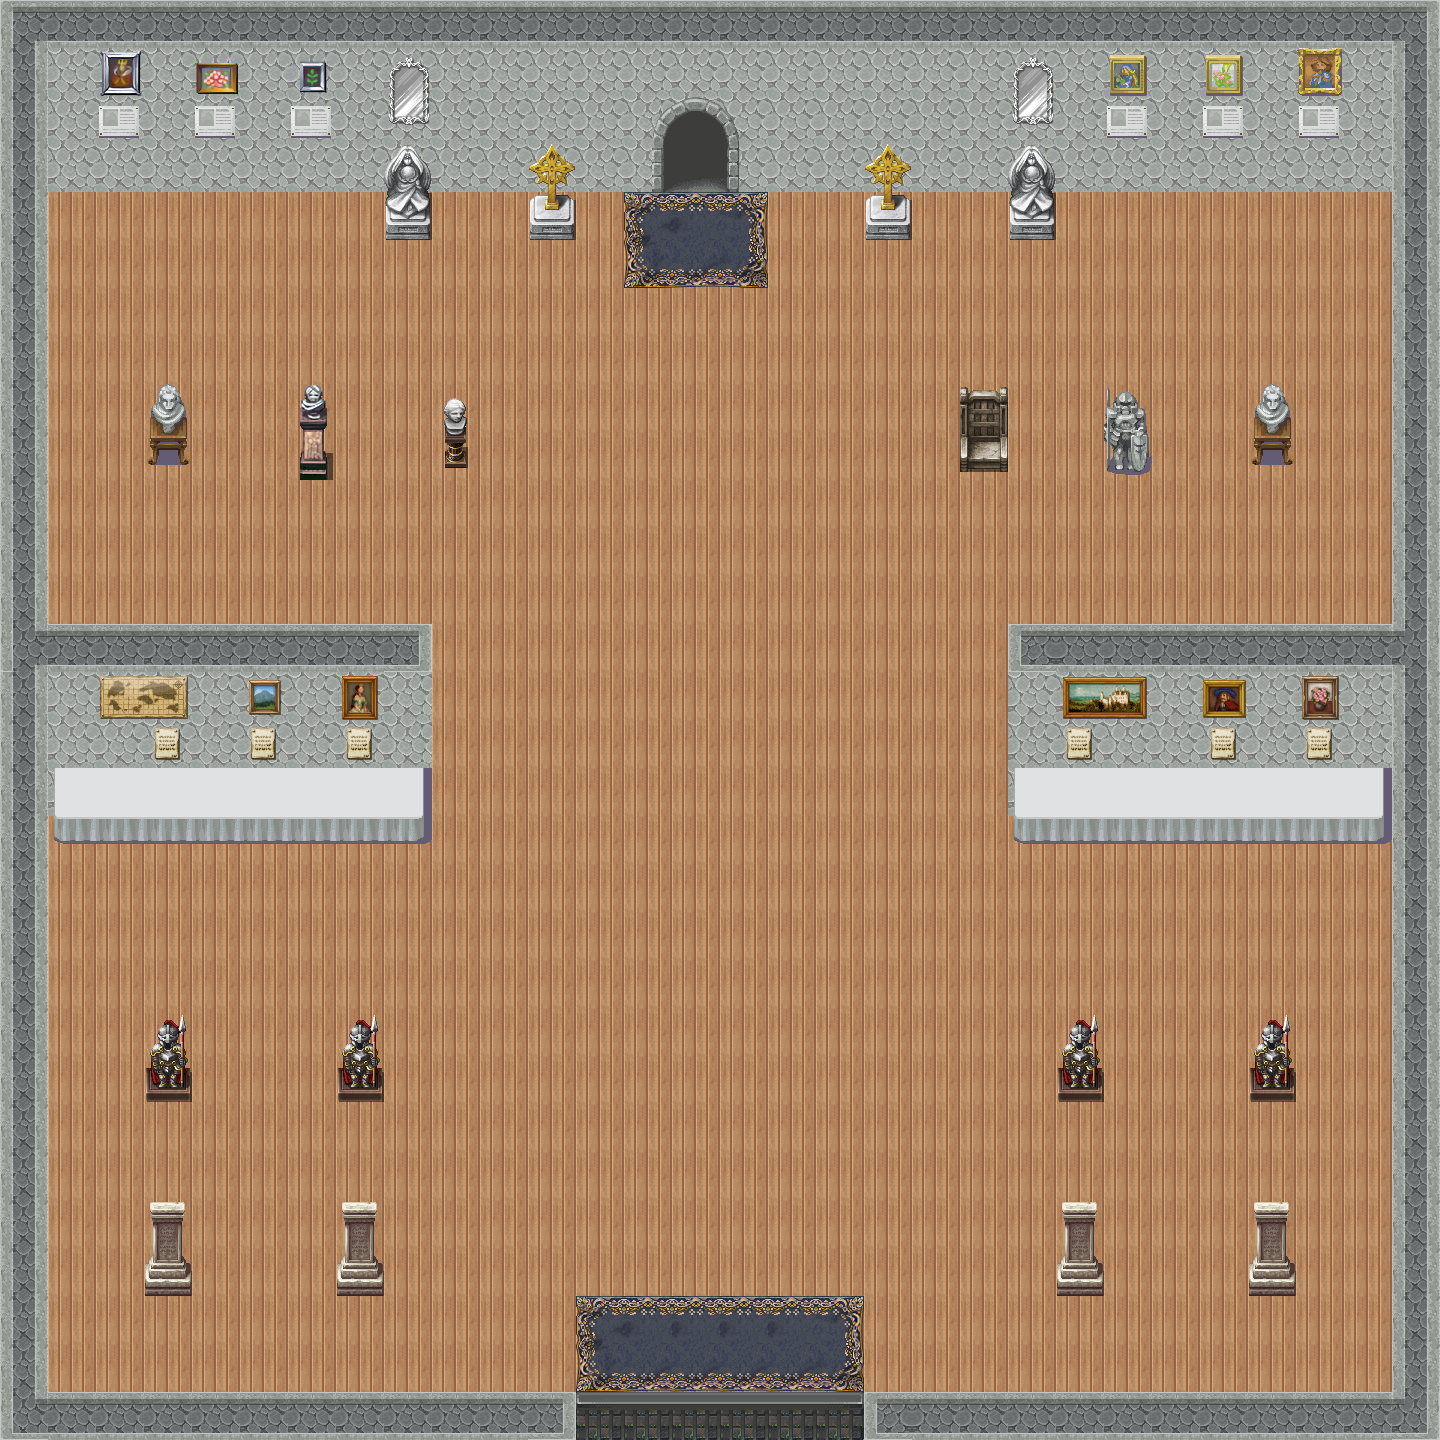

A 2D game scene composited from a Tiled map and its tileset images. What follows is a short description and the map's XML, with each tile layer's data collapsed to a summary:
An orthogonal 30x30 tile map with 48x48 px tiles, 3 tile layers (Слой тайлов 1, Слой тайлов 2, Слой тайлов 3) and 35 objects (24x solid, 7x enemy, 2x healthRecovery, Teleport, player).

<map version="1.8" tiledversion="1.8.4" orientation="orthogonal" renderorder="right-down" width="30" height="30" tilewidth="48" tileheight="48" infinite="0" nextlayerid="5" nextobjectid="49">
 <tileset firstgid="1" source="Tailset0.tsx" />
 <layer id="1" name="Слой тайлов 1" width="30" height="30">
  <data>[900 cells, 900 non-empty, 11 distinct tile ids]</data>
 </layer>
 <layer id="2" name="Слой тайлов 2" width="30" height="30">
  <data>[900 cells, 122 non-empty, 53 distinct tile ids]</data>
 </layer>
 <layer id="3" name="Слой тайлов 3" width="30" height="30">
  <data>[900 cells, 8 non-empty, 6 distinct tile ids]</data>
 </layer>
 <objectgroup id="4" name="Слой объектов 1">
  <object id="1" type="solid" x="2.66667" y="1.33333" width="1433.33" height="184" />
  <object id="2" type="solid" x="1393.33" y="189.333" width="42.6667" height="1246.67" />
  <object id="3" type="solid" x="4" y="1392" width="1380" height="45.3333" />
  <object id="4" type="solid" x="2.66667" y="192" width="38.6667" height="1192" />
  <object id="14" name="Tp8" type="Teleport" x="642" y="192.667" width="111.333" height="38" />
  <object id="17" name="player" x="660" y="1238" width="100" height="100" />
  <object id="20" type="solid" x="48" y="625" width="380" height="191" />
  <object id="21" type="solid" x="1010.67" y="625.333" width="377.333" height="189.333" />
  <object id="22" type="solid" x="143.333" y="383.333" width="48.6667" height="96" />
  <object id="23" type="solid" x="287.667" y="384.667" width="48.6667" height="96" />
  <object id="24" type="solid" x="432.333" y="382.667" width="48.6667" height="96" />
  <object id="25" type="solid" x="958.667" y="383" width="48.6667" height="96" />
  <object id="26" type="solid" x="1101.67" y="383" width="48.6667" height="96" />
  <object id="27" type="solid" x="1249.67" y="383" width="48.6667" height="96" />
  <object id="28" type="solid" x="141" y="1009.33" width="48.6667" height="96" />
  <object id="29" type="solid" x="141" y="1201.33" width="48.6667" height="96" />
  <object id="30" type="solid" x="334.333" y="1202.67" width="48.6667" height="96" />
  <object id="31" type="solid" x="334.333" y="1008" width="48.6667" height="96" />
  <object id="32" type="solid" x="1055.67" y="1006.67" width="48.6667" height="96" />
  <object id="33" type="solid" x="1246.33" y="1008" width="48.6667" height="96" />
  <object id="34" type="solid" x="1055.67" y="1198.67" width="48.6667" height="96" />
  <object id="35" type="solid" x="1249" y="1205.33" width="48.6667" height="96" />
  <object id="36" type="solid" x="383.667" y="189.333" width="45.6667" height="50.5" />
  <object id="37" type="solid" x="529.167" y="190.75" width="45.6667" height="50.5" />
  <object id="38" type="solid" x="865.167" y="190.75" width="45.6667" height="50.5" />
  <object id="39" type="solid" x="1010.5" y="190.75" width="45.6667" height="50.5" />
  <object id="40" name="enemy2" type="enemy" x="454" y="721" width="100" height="110" />
  <object id="41" name="enemy2" type="enemy" x="892" y="717" width="100" height="110" />
  <object id="42" name="enemy2" type="enemy" x="576" y="721" width="100" height="110" />
  <object id="43" name="enemy2" type="enemy" x="734" y="723" width="100" height="110" />
  <object id="44" name="enemy2" type="enemy" x="796" y="295" width="100" height="110" />
  <object id="45" name="enemy1" type="enemy" x="510" y="366" width="100" height="100" />
  <object id="46" name="enemy1" type="enemy" x="936" y="888" width="100" height="100" />
  <object id="47" name="healthRecovery" x="534.667" y="246.667" width="32" height="32" />
  <object id="48" name="healthRecovery" x="870.667" y="250.667" width="32" height="32" />
 </objectgroup>
</map>
